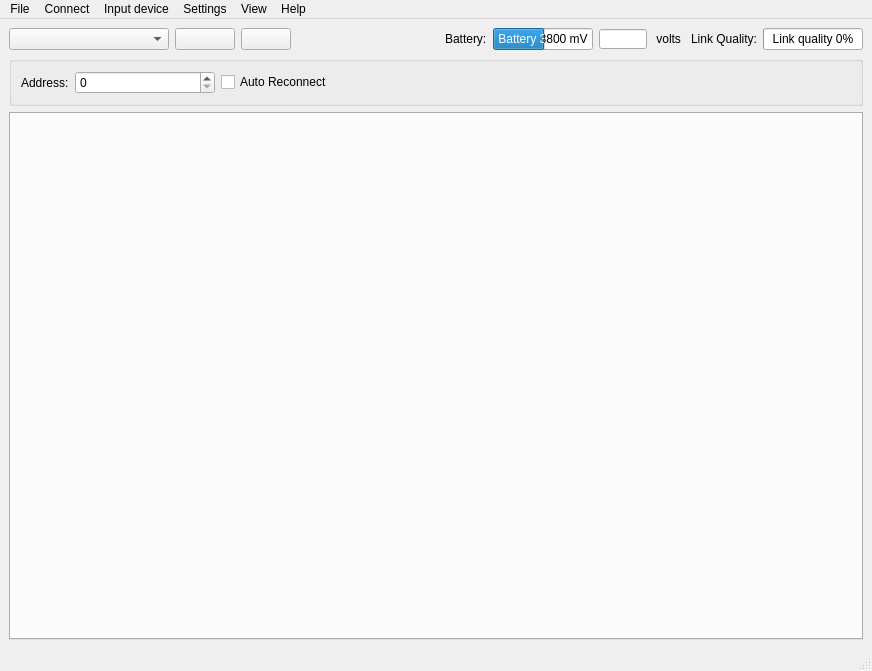
<?xml version="1.0" encoding="UTF-8"?>
<ui version="4.0">
 <class>MainWindow</class>
 <widget class="QMainWindow" name="MainWindow">
  <property name="geometry">
   <rect>
    <x>0</x>
    <y>0</y>
    <width>872</width>
    <height>671</height>
   </rect>
  </property>
  <property name="windowTitle">
   <string>Espdrone Nano Quadcopter Control</string>
  </property>
  <property name="statusTip">
   <string/>
  </property>
  <widget class="QWidget" name="centralwidget">
   <layout class="QGridLayout" name="gridLayout">
    <item row="0" column="0">
     <layout class="QVBoxLayout" name="verticalLayout_2">
      <item>
       <layout class="QGridLayout" name="gridLayout_2">
        <item row="0" column="6">
         <widget class="QLineEdit" name="_aff_volts">
          <property name="sizePolicy">
           <sizepolicy hsizetype="Fixed" vsizetype="Fixed">
            <horstretch>0</horstretch>
            <verstretch>0</verstretch>
           </sizepolicy>
          </property>
          <property name="minimumSize">
           <size>
            <width>48</width>
            <height>20</height>
           </size>
          </property>
          <property name="maximumSize">
           <size>
            <width>48</width>
            <height>20</height>
           </size>
          </property>
          <property name="alignment">
           <set>Qt::AlignRight|Qt::AlignTrailing|Qt::AlignVCenter</set>
          </property>
          <property name="readOnly">
           <bool>true</bool>
          </property>
         </widget>
        </item>
        <item row="0" column="0">
         <widget class="QComboBox" name="interfaceCombo">
          <property name="minimumSize">
           <size>
            <width>160</width>
            <height>0</height>
           </size>
          </property>
          <property name="editable">
           <bool>false</bool>
          </property>
         </widget>
        </item>
        <item row="0" column="1">
         <widget class="QPushButton" name="connectButton">
          <property name="minimumSize">
           <size>
            <width>60</width>
            <height>0</height>
           </size>
          </property>
          <property name="toolTip">
           <string/>
          </property>
         </widget>
        </item>
        <item row="0" column="2">
         <widget class="QPushButton" name="scanButton">
          <property name="minimumSize">
           <size>
            <width>50</width>
            <height>0</height>
           </size>
          </property>
         </widget>
        </item>
        <item row="0" column="3">
         <spacer name="horizontalSpacer">
          <property name="orientation">
           <enum>Qt::Horizontal</enum>
          </property>
          <property name="sizeHint" stdset="0">
           <size>
            <width>40</width>
            <height>20</height>
           </size>
          </property>
         </spacer>
        </item>
        <item row="0" column="8">
         <widget class="QLabel" name="linkQualityLabel">
          <property name="text">
           <string>Link Quality:</string>
          </property>
         </widget>
        </item>
        <item row="0" column="9">
         <widget class="QProgressBar" name="linkQualityBar">
          <property name="minimumSize">
           <size>
            <width>30</width>
            <height>0</height>
           </size>
          </property>
          <property name="maximumSize">
           <size>
            <width>100</width>
            <height>16777215</height>
           </size>
          </property>
          <property name="maximum">
           <number>100</number>
          </property>
          <property name="value">
           <number>0</number>
          </property>
          <property name="textVisible">
           <bool>true</bool>
          </property>
          <property name="format">
           <string>Link quality %p%</string>
          </property>
         </widget>
        </item>
        <item row="0" column="4">
         <widget class="QLabel" name="batteryLabel">
          <property name="text">
           <string>Battery:</string>
          </property>
         </widget>
        </item>
        <item row="0" column="5">
         <widget class="QProgressBar" name="batteryBar">
          <property name="minimumSize">
           <size>
            <width>30</width>
            <height>0</height>
           </size>
          </property>
          <property name="maximumSize">
           <size>
            <width>100</width>
            <height>16777215</height>
           </size>
          </property>
          <property name="minimum">
           <number>3400</number>
          </property>
          <property name="maximum">
           <number>4180</number>
          </property>
          <property name="value">
           <number>3800</number>
          </property>
          <property name="textVisible">
           <bool>true</bool>
          </property>
          <property name="invertedAppearance">
           <bool>false</bool>
          </property>
          <property name="textDirection">
           <enum>QProgressBar::TopToBottom</enum>
          </property>
          <property name="format">
           <string>Battery %v mV</string>
          </property>
         </widget>
        </item>
        <item row="0" column="7">
         <widget class="QLabel" name="label">
          <property name="text">
           <string> volts </string>
          </property>
         </widget>
        </item>
       </layout>
      </item>
      <item>
       <widget class="QGroupBox" name="groupBox">
        <layout class="QHBoxLayout" stretch="0,0,1">
         <item>
          <widget class="QLabel" name="addressLabel">
           <property name="text">
            <string>Address:</string>
           </property>
          </widget>
         </item>
         <item>
          <widget class="IpSpinBox" name="address">
           <property name="minimumSize">
            <size>
             <width>140</width>
             <height>0</height>
            </size>
           </property>
          </widget>
         </item>
         <item>
          <widget class="QCheckBox" name="autoReconnectCheckBox">
           <property name="mouseTracking">
            <bool>false</bool>
           </property>
           <property name="text">
            <string>Auto Reconnect</string>
           </property>
           <property name="checked">
            <bool>false</bool>
           </property>
          </widget>
         </item>
        </layout>
       </widget>
      </item>
      <item>
       <widget class="QScrollArea" name="scrollArea">
        <property name="autoFillBackground">
         <bool>false</bool>
        </property>
        <property name="frameShape">
         <enum>QFrame::NoFrame</enum>
        </property>
        <property name="frameShadow">
         <enum>QFrame::Sunken</enum>
        </property>
        <property name="lineWidth">
         <number>1</number>
        </property>
        <property name="verticalScrollBarPolicy">
         <enum>Qt::ScrollBarAsNeeded</enum>
        </property>
        <property name="widgetResizable">
         <bool>true</bool>
        </property>
        <widget class="QWidget" name="scrollAreaWidgetContents">
         <property name="geometry">
          <rect>
           <x>0</x>
           <y>0</y>
           <width>852</width>
           <height>506</height>
          </rect>
         </property>
         <property name="sizePolicy">
          <sizepolicy hsizetype="Expanding" vsizetype="Expanding">
           <horstretch>0</horstretch>
           <verstretch>0</verstretch>
          </sizepolicy>
         </property>
         <layout class="QGridLayout" name="gridLayout_3">
          <property name="sizeConstraint">
           <enum>QLayout::SetNoConstraint</enum>
          </property>
          <property name="leftMargin">
           <number>0</number>
          </property>
          <property name="topMargin">
           <number>0</number>
          </property>
          <property name="rightMargin">
           <number>0</number>
          </property>
          <property name="bottomMargin">
           <number>0</number>
          </property>
          <item row="0" column="0">
           <widget class="QTabWidget" name="tabs">
            <property name="sizePolicy">
             <sizepolicy hsizetype="Expanding" vsizetype="Expanding">
              <horstretch>0</horstretch>
              <verstretch>0</verstretch>
             </sizepolicy>
            </property>
            <property name="currentIndex">
             <number>-1</number>
            </property>
           </widget>
          </item>
         </layout>
        </widget>
       </widget>
      </item>
     </layout>
    </item>
   </layout>
  </widget>
  <widget class="QMenuBar" name="menubar">
   <property name="geometry">
    <rect>
     <x>0</x>
     <y>0</y>
     <width>872</width>
     <height>20</height>
    </rect>
   </property>
   <widget class="QMenu" name="menuFile">
    <property name="title">
     <string>File</string>
    </property>
    <addaction name="separator"/>
    <addaction name="menuItemExit"/>
   </widget>
   <widget class="QMenu" name="menuView">
    <property name="title">
     <string>View</string>
    </property>
   </widget>
   <widget class="QMenu" name="menuHelp">
    <property name="title">
     <string>Help</string>
    </property>
    <addaction name="menuItemAbout"/>
   </widget>
   <widget class="QMenu" name="menuSettings">
    <property name="title">
     <string>Settings</string>
    </property>
    <addaction name="logConfigAction"/>
    <addaction name="separator"/>
    <addaction name="_menuItem_openconfigfolder"/>
   </widget>
   <widget class="QMenu" name="menuConnect">
    <property name="title">
     <string>Connect</string>
    </property>
    <addaction name="menuItemConnect"/>
    <addaction name="menuItemBootloader"/>
    <addaction name="_menu_cf2_config"/>
    <addaction name="_menu_cf1_config"/>
   </widget>
   <widget class="QMenu" name="_menu_inputdevice">
    <property name="title">
     <string>Input device</string>
    </property>
    <addaction name="menuItemConfInputDevice"/>
    <addaction name="_menuitem_rescandevices"/>
    <addaction name="separator"/>
   </widget>
   <addaction name="menuFile"/>
   <addaction name="menuConnect"/>
   <addaction name="_menu_inputdevice"/>
   <addaction name="menuSettings"/>
   <addaction name="menuView"/>
   <addaction name="menuHelp"/>
  </widget>
  <widget class="QStatusBar" name="statusbar"/>
  <action name="menuItemConnect">
   <property name="text">
    <string>Connect Ctrl+C</string>
   </property>
   <property name="shortcut">
    <string/>
   </property>
  </action>
  <action name="menuItemExit">
   <property name="text">
    <string>Exit</string>
   </property>
   <property name="shortcut">
    <string>Ctrl+Q</string>
   </property>
  </action>
  <action name="menuItemRegulation">
   <property name="checkable">
    <bool>true</bool>
   </property>
   <property name="text">
    <string>Regulation</string>
   </property>
  </action>
  <action name="menuItemPlot">
   <property name="checkable">
    <bool>true</bool>
   </property>
   <property name="text">
    <string>Plotting</string>
   </property>
  </action>
  <action name="menuItemFlightdata">
   <property name="checkable">
    <bool>true</bool>
   </property>
   <property name="text">
    <string>Flight data</string>
   </property>
  </action>
  <action name="menuItemService">
   <property name="checkable">
    <bool>true</bool>
   </property>
   <property name="text">
    <string>Service</string>
   </property>
  </action>
  <action name="menuItemAbout">
   <property name="text">
    <string>About</string>
   </property>
   <property name="menuRole">
    <enum>QAction::NoRole</enum>
   </property>
  </action>
  <action name="menuItemConfInputDevice">
   <property name="text">
    <string>Configure device mapping</string>
   </property>
   <property name="menuRole">
    <enum>QAction::NoRole</enum>
   </property>
  </action>
  <action name="actionSelect_input_device">
   <property name="text">
    <string>Select input device</string>
   </property>
  </action>
  <action name="menuItemConsole">
   <property name="text">
    <string>Console</string>
   </property>
  </action>
  <action name="logConfigAction">
   <property name="enabled">
    <bool>false</bool>
   </property>
   <property name="text">
    <string>Logging configurations</string>
   </property>
   <property name="menuRole">
    <enum>QAction::NoRole</enum>
   </property>
  </action>
  <action name="actionOptions">
   <property name="text">
    <string>Options</string>
   </property>
   <property name="menuRole">
    <enum>QAction::NoRole</enum>
   </property>
  </action>
  <action name="menuItemBootloader">
   <property name="text">
    <string>Bootloader</string>
   </property>
  </action>
  <action name="actionAsdfasdf">
   <property name="text">
    <string>asdfasdf</string>
   </property>
  </action>
  <action name="actionSdfasdf">
   <property name="text">
    <string>sdfasdf</string>
   </property>
  </action>
  <action name="_menuitem_rescandevices">
   <property name="enabled">
    <bool>false</bool>
   </property>
   <property name="text">
    <string>Rescan devices</string>
   </property>
  </action>
  <action name="_menuItem_openconfigfolder">
   <property name="text">
    <string>Open config folder</string>
   </property>
  </action>
  <action name="_menu_cf2_config">
   <property name="enabled">
    <bool>false</bool>
   </property>
   <property name="text">
    <string>Configure 2.X</string>
   </property>
   <property name="menuRole">
    <enum>QAction::NoRole</enum>
   </property>
  </action>
  <action name="_menu_cf_config_2">
   <property name="text">
    <string>Configure 1.0</string>
   </property>
  </action>
  <action name="_menu_cf1_config">
   <property name="text">
    <string>Configure 1.0</string>
   </property>
   <property name="menuRole">
    <enum>QAction::NoRole</enum>
   </property>
  </action>
 </widget>
 <customwidgets>
  <customwidget>
   <class>IpSpinBox</class>
   <extends>QSpinBox</extends>
   <header>edclient.ui.widgets.ipspinbox</header>
  </customwidget>
 </customwidgets>
 <resources/>
 <connections/>
</ui>
